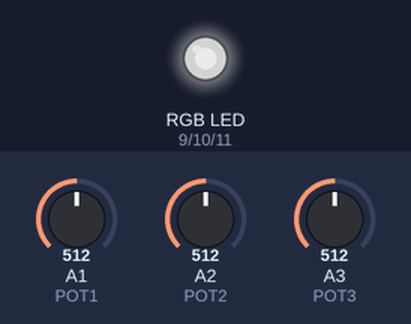
A sketch run on a simulated Arduino Uno, built with avr-gcc and run on an emulated ATmega328P. Parts: an RGB LED mixed from three pins (HIGH = lit). The inputs (shaded band) are chosen by the test bench; at power-on: A1 (POT1) = 512, A2 (POT2) = 512, A3 (POT3) = 512. Dim RGB values are drawn brighter than linear.

Above: at 1.2 s.
1.3 s: A1 (POT1) set to 716
At 1.8 s:
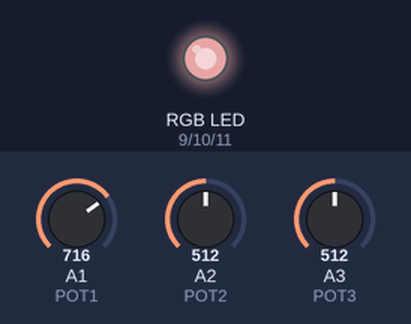
2.8 s: A2 (POT2) set to 716
At 4.0 s:
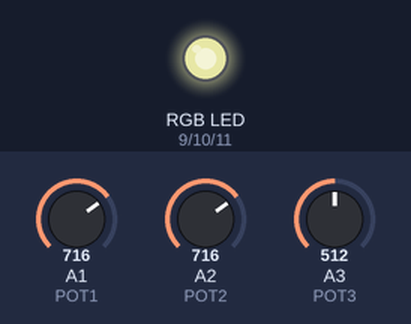
4.3 s: A3 (POT3) set to 716
At 5.3 s:
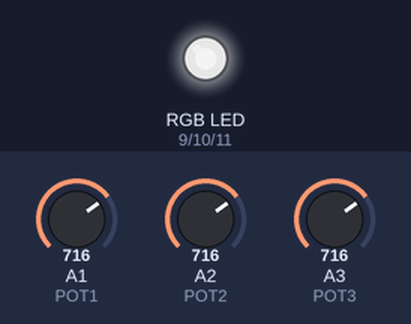
5.8 s: A1 (POT1) set to 900
At 6.5 s:
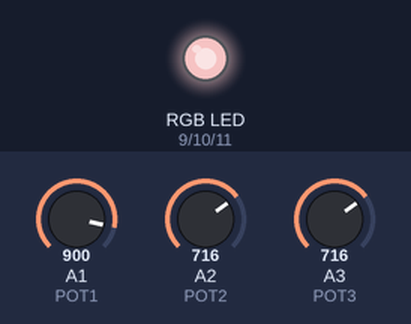
7.3 s: A2 (POT2) set to 900
At 7.6 s:
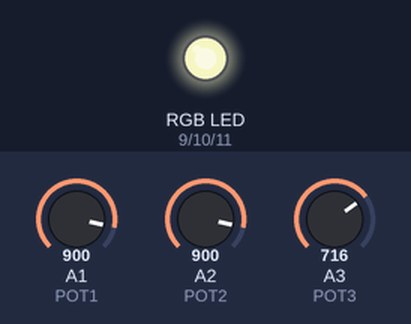
8.8 s: A3 (POT3) set to 900
At 10.0 s:
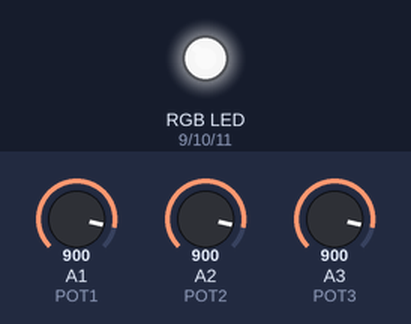
Timing chart, 0 to 11.3 s (numbered marks = the images above; inputs shaded):
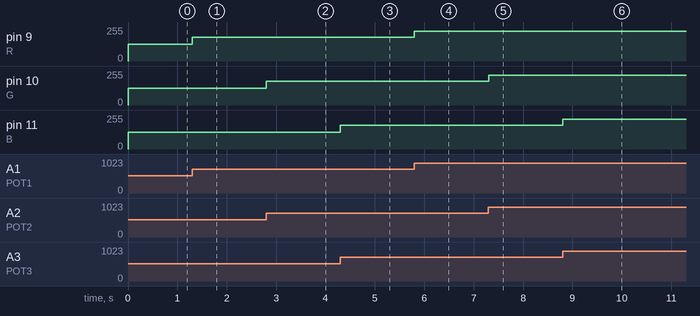

The sketch:

sketch_jun19c.ino
```cpp
int R = 9;
int G = 10;
int B = 11;
int POT1 = 1;
int POT2 = 2;
int POT3 = 3;
int RV, GV, BV;
void setup() {
  // put your setup code here, to run once:
  pinMode(R, OUTPUT);
  pinMode(G, OUTPUT);
  pinMode(B, OUTPUT);
  pinMode(POT1, INPUT);
  pinMode(POT2, INPUT);
  pinMode(POT3, INPUT);
  Serial.begin(9600);
}

void loop() {
  // put your main code here, to run repeatedly:
  RV = map(analogRead(POT1),0,1023,0,255);
  GV = map(analogRead(POT2),0,1023,0,255);
  BV = map(analogRead(POT3),0,1023,0,255);
  analogWrite(R, RV);
  analogWrite(G, GV);
  analogWrite(B, BV);
}
```

Measured:
- after the input at 1.3 s, pin 9 (R): 127/255 → 178/255 at once
- after the input at 2.8 s, pin 10 (G): 127/255 → 178/255 at once
- after the input at 4.3 s, pin 11 (B): 127/255 → 178/255 at once
- after the input at 5.8 s, pin 9 (R): 178/255 → 224/255 at once
- after the input at 7.3 s, pin 10 (G): 178/255 → 224/255 at once
- after the input at 8.8 s, pin 11 (B): 178/255 → 224/255 at once
